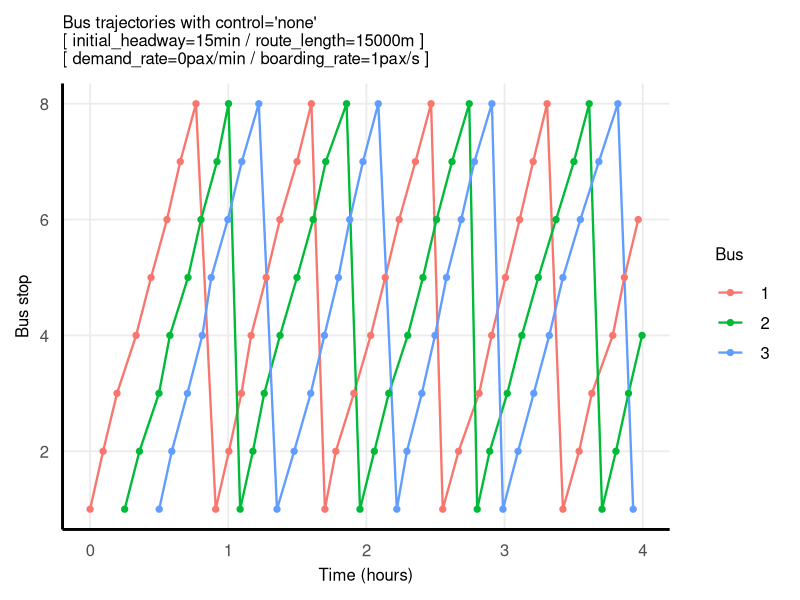
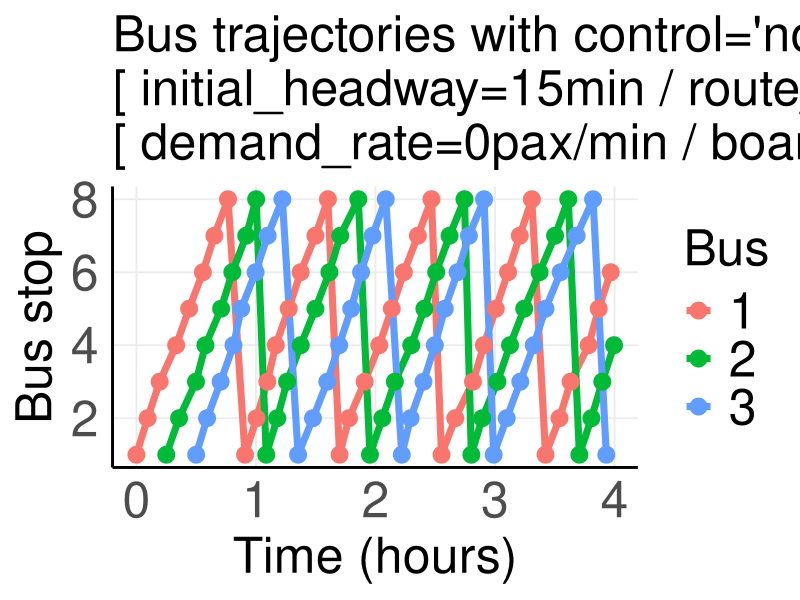
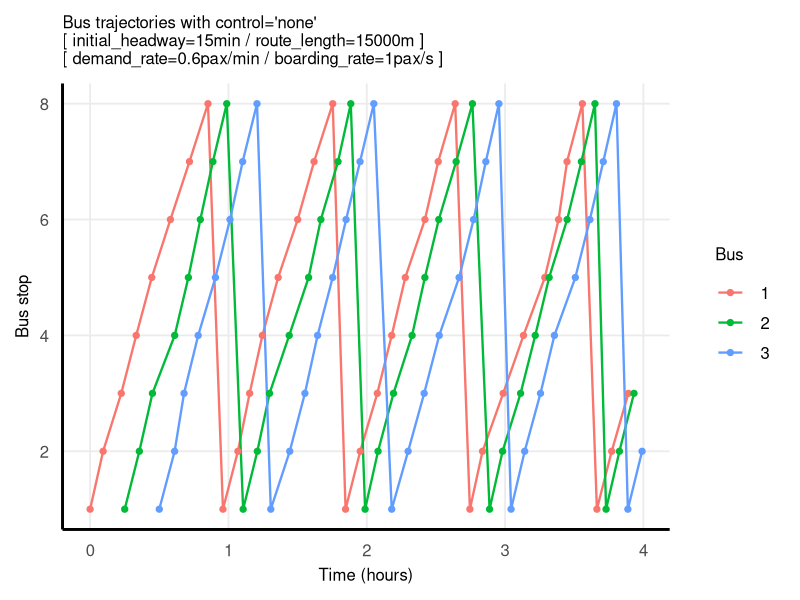
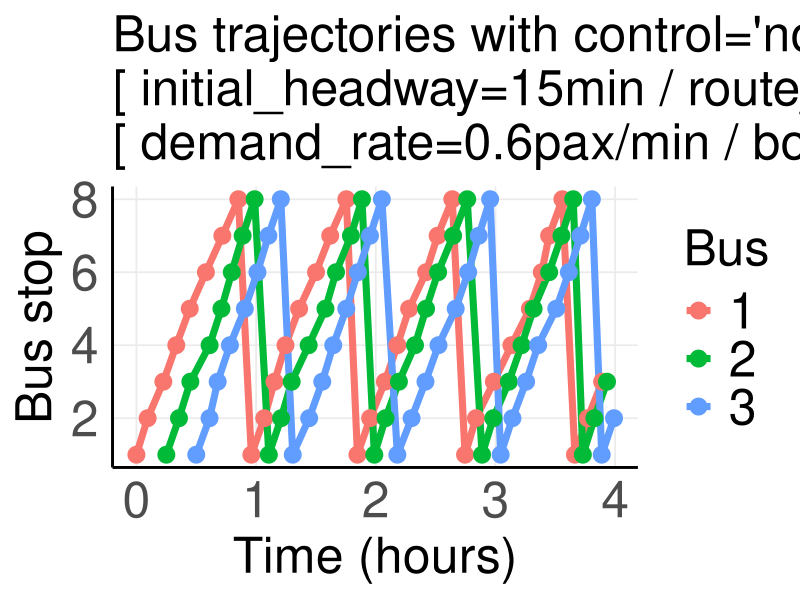
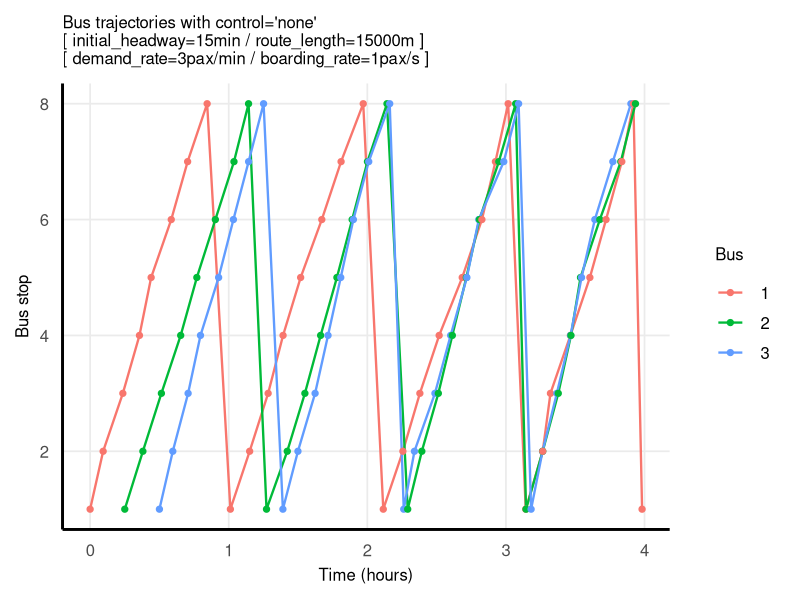
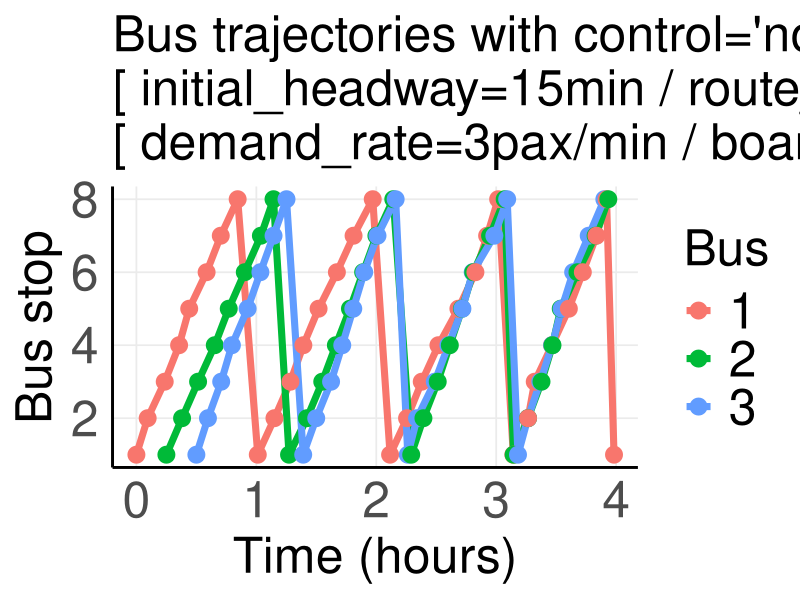
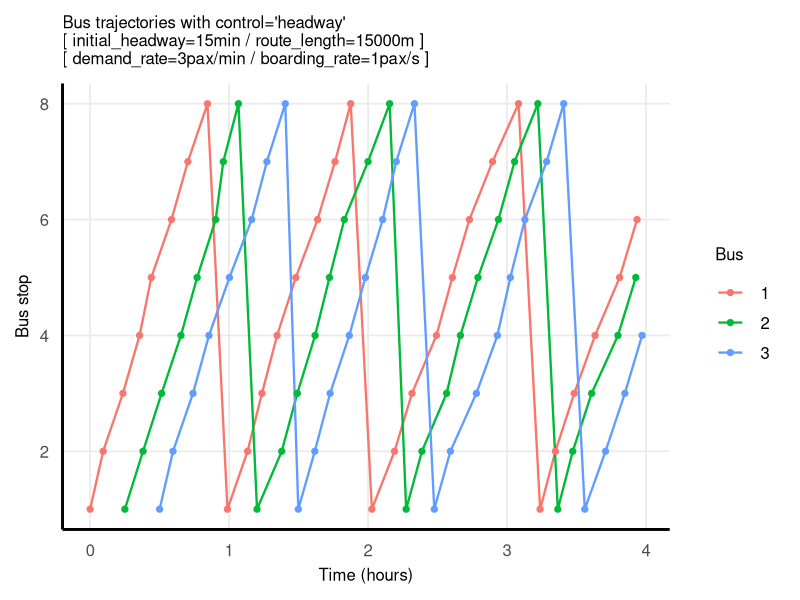
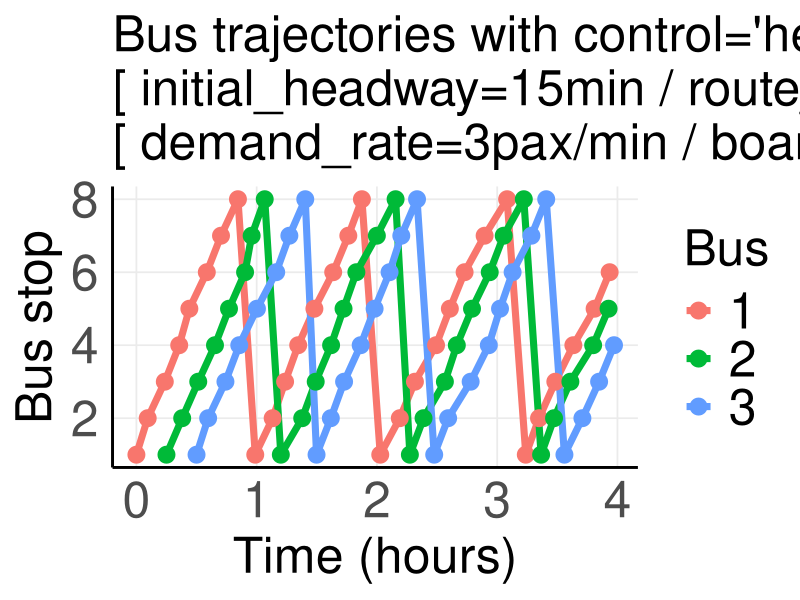

Source code (R) for these figures, in order:
# Basic bus bunching discrete event simulation
# www.overfitting.net
# https://www.overfitting.net/2025/12/simulador-de-bus-bunching-con-r.html

library(ggplot2)
library(Cairo)


# Discrete Event Simulation (DES) for Bus bunching
# Modeling approach in which the system state changes only at a discrete set of time points called events
# DES models are: order sensitive, causality driven, state based
bus_bunching <- function(

    # Route definition:
    route_type = c("circular", "linear"),  # type of route
    route_length = 10000,     # total route length in m
    n_stops = 20,             # number of stops on the route
    n_buses = 6,              # number of buses in the simulation
    fixed_dwell = 5,          # fixed dwell time at each stop in s
    initial_headway = NULL,   # initial time delay between bus departures in s
    # headway: elapsed time between two consecutive bus arrivals at the same stop,
    # regardless of which bus arrives
    base_speed = 12,          # mean speed between stops in m/s
    travel_sd_fraction = 0.2, # sd of travel time between stops as a fraction of baseline_travel_time
    
    # Demand definition:
    # NOTE: at first passenger queues at stops are small or empty -> first bus rides fast
    demand_rate = 0.05,       # passenger arrival rate per stop in passengers/second
    boarding_rate = 1.0,      # boarding rate in passengers/second
    
    # Holding control:
    control = c("none", "schedule", "headway"),
    # Policies applied at stops to mitigate bus bunching. Both "headway" and "schedule"
    # operate by adding extra dwell time when a bus arrives "too early"
    # but differ in what timing reference they try to regulate
    # "none": fully unstable system, bunching emerges naturally
    # "headway": stabilizes service spacing locally, minimizes bunching but can cause drifting
    # "schedule": enforces nominal spacing, but because it still references observed headways it
    #             behaves like headway control with fixed target rather than true timetable adherence
    schedule_headway = NULL,  # target headway for schedule holding in s
    hold_limit = 60,          # maximum holding time when control is applied in s
    
    # Simulation parameters:
    warmup = 0,               # warmup time to discard initial transient (0=none) in s
    sim_time = 3*3600,        # total simulation time in s
    seed = 123                # random seed for reproducibility
    
) {
    # Optional parameters: match.arg() automatically picks the first element of the vector as default
    route_type <- match.arg(route_type)  # 'circular' by default
    control <- match.arg(control)  # 'none' by default
    if (control == "schedule" && is.null(schedule_headway)) {
        message("ERROR: schedule_headway must be provided when control = 'schedule'")
        return(NULL)
    }
    if (!is.null(seed)) set.seed(seed)
    
    # Uniform spacing assumption: only place where spatial structure enters the simulation
    seg_count <- n_stops  # number of travel segments
    seg_length <- route_length / seg_count  # distance between consecutive stops
    baseline_travel_time <- seg_length / base_speed  # mean travel time between stops
    min_travel_time <- 0.01 * baseline_travel_time  # min travel_time to preserve event ordering (1% of baseline)
    travel_time_sd <- travel_sd_fraction * baseline_travel_time  # convert fractional SD to s
    
    # Set default initial headway if not provided
    if (is.null(initial_headway)) {
        loop_time_mean <- (baseline_travel_time + fixed_dwell) * seg_count
        initial_headway <- loop_time_mean / n_buses
        # This would be the exact initial_headway with no passengers (demand_rate=0) to
        # make the last bus depart when the first bus is about to finish the route
        # In a real application with passengers the ideal initial_headway should be set higher
    }
    
    # Initialize buses
    buses <- data.frame(
        bus = seq_len(n_buses),
        next_stop = rep(1, n_buses),
        next_arrival = seq(0, by = initial_headway, length.out = n_buses),
        stringsAsFactors = FALSE
    )
    
    last_visit_time <- rep(0, seg_count)
    waiting_passengers <- rep(0L, seg_count)
    events <- vector("list", 0)
    
    record_event <- function(bus_id, stop_id, t_arrival, waiting, boarded, dwell, travel_time) {
        events[[length(events) + 1L]] <<- list(
            # Unlike <- (regular assignment, which assigns in the current environment)
            # <<- assigns to a variable in the parent environment or higher
            bus = bus_id,
            stop = stop_id,
            arrival = t_arrival,
            waiting = waiting,
            boarded = boarded,
            dwell = dwell,
            travel_time = travel_time
        )
    }
    
    while (TRUE) {
        next_idx <- which.min(buses$next_arrival)
        t_now <- buses$next_arrival[next_idx]
        if (t_now > sim_time) break
        
        bus_id <- buses$bus[next_idx]
        stop_id <- buses$next_stop[next_idx]
        
        delta_t <- t_now - last_visit_time[stop_id]
        if (delta_t < 0) delta_t <- 0
        new_arrivals <- rpois(1, demand_rate * delta_t)  # Poisson arrivals
        waiting_passengers[stop_id] <- waiting_passengers[stop_id] + new_arrivals
        last_visit_time[stop_id] <- t_now
        
        boarded <- waiting_passengers[stop_id]
        waiting_passengers[stop_id] <- 0L
        dwell_time <- fixed_dwell + boarded / boarding_rate
        
        # Holding control
        if (control %in% c("schedule", "headway")) {
            prev_idx <- which(sapply(events, function(x) x$stop) == stop_id)
            if (length(prev_idx) > 0) {
                last_arrival_time <- events[[tail(prev_idx, 1)]]$arrival
                headway_obs <- t_now - last_arrival_time  # headway observed from last departed bus
                
                desired_headway = if (control == "schedule") schedule_headway else initial_headway
                hold_needed <- desired_headway - headway_obs
                if (hold_needed > 0) dwell_time <- dwell_time + min(hold_needed, hold_limit)
            }
        }
        
        # Travel implementation
        travel_time <- max(min_travel_time, rnorm(1, baseline_travel_time, travel_time_sd))
        record_event(bus_id, stop_id, t_now, new_arrivals, boarded, dwell_time, travel_time)
        next_stop <- stop_id + 1
        
        if (route_type == "circular") {
            if (next_stop > seg_count) next_stop <- 1
            buses$next_stop[next_idx] <- next_stop
            buses$next_arrival[next_idx] <- t_now + dwell_time + travel_time
        } else {  # linear
            if (next_stop > seg_count) {
                buses$next_arrival[next_idx] <- Inf
            } else {
                buses$next_stop[next_idx] <- next_stop
                buses$next_arrival[next_idx] <- t_now + dwell_time + travel_time
            }
        }
    }
    
    if (length(events) == 0) {
        events_df <- data.frame()
    } else {
        events_df <- do.call(rbind, lapply(events, function(e) {
            data.frame(
                bus = e$bus,
                stop = e$stop,
                arrival = e$arrival,
                waiting = e$waiting,
                boarded = e$boarded,
                dwell = e$dwell,
                travel_time = e$travel_time,
                stringsAsFactors = FALSE
            )
        }))
    }
    
    # Compute headways after warmup period
    if (nrow(events_df) > 0 && warmup > 0) {
        events_df <- subset(events_df, arrival > warmup)
    }
    
    
    # Headways dataframe calculation
    headways_list <- lapply(split(events_df, events_df$stop), function(dfstop) {
        if (nrow(dfstop) <= 1) return(NULL)
        times <- sort(dfstop$arrival)
        data.frame(
            stop = dfstop$stop[1],
            arrival = times[-1],
            headway = diff(times)
        )
    })
    headways_df <- if (length(headways_list) == 0) data.frame() else do.call(rbind, headways_list)
    
    
    # Metrics calculation
    if (nrow(headways_df) == 0) {
        metrics <- list(mean_headway = NA, cv_headway = NA, mean_waiting_est = NA, percent_bunched = NA)
    } else {
        hw <- subset(headways_df, arrival > warmup)
        
        mean_headway <- mean(hw$headway)  # average time between consecutive bus arrivals at a stop
        cv_headway <- sd(hw$headway) / mean_headway  # relative dispersion of headways around their mean
        # In the context of bunching this is the primary stability metric:
        #   0.0–0.2: very regular service, 0.2–0.4: mild irregularity
        #   0.4–0.6: noticeable bunching, >0.6: severe bunching
        
        mean_waiting_est <- mean(hw$headway) / 2  # estimated mean passenger waiting time at stops
        
        med_h <- median(hw$headway)  # median of headways
        # Fraction of headways abnormally long relative to typical service
        percent_bunched <- sum(hw$headway > 2 * med_h) / nrow(hw)
        #   <0.05: very stable, 0.05–0.15: mild bunching
        #   0.15–0.30: frequent bunching, >0.30: systemically unstable
        
        # cv_headway: measures dispersion globally
        # percent_bunched: measures operational failure frequency
        # Together they are the most informative pair
        
        metrics <- list(
            # For stable statistics it is desirable that n_events >> n_stops × n_buses
            n_events = nrow(events_df),  # total number of bus arrivals recorded after warm up filtering
            mean_headway = mean_headway,
            mean_waiting_est = mean_waiting_est,  # half of mean_headway
            cv_headway = cv_headway,
            percent_bunched = percent_bunched
        )
    }
    
    
    # Record input parameters actually used by the simulation
    params <- list(
        route_type = route_type,
        route_length = route_length,
        n_stops = n_stops,
        n_buses = n_buses,
        fixed_dwell = fixed_dwell,
        initial_headway = initial_headway,
        base_speed = base_speed,
        travel_sd_fraction = travel_sd_fraction,  # fractional SD input
        travel_time_sd = travel_time_sd,  # actual SD used in s
        demand_rate = demand_rate,
        boarding_rate = boarding_rate,
        control = control,
        schedule_headway = schedule_headway,
        hold_limit = hold_limit,
        warmup = warmup,
        sim_time = sim_time,
        seed = seed
    )
    
    
    # Output data
    list(
        events = events_df,  # dataframe
        headways = headways_df,  # datafame
        metrics = metrics,  # simulation performance parameters
        params = params  # input parameters actually used
    )
}


################################################

# 1. BASIC EXAMPLE: 3 BUSES LINE WITH DIFFERENT DEMAND AND CONTROL

demand_rate <- c(0.00, 0.01, 0.05, 0.05)
control <- c("none", "none", "none", "headway")
hold_limit <- c(NA, NA, NA, 60*2)

for (i in 1:4) {
    res <- bus_bunching(
        n_buses = 3, n_stops = 8,
        route_length = 15000,
        demand_rate = demand_rate[i],
        initial_headway = 60 * 15,
        base_speed = 5,
        sim_time = 4 * 3600,
        control = control[i],
        hold_limit = hold_limit[i]
    )
    
    res$metrics
    res$params
    ev <- res$events
    params <- res$params
    
    # PNG output with antialiasing
    # Plot bus trajectories (arrival time vs stop index)
    for (f in c(1,3)) {
        CairoPNG(paste0(paste0("busbunching", f, "_sim", i, ".png")), width = 512*f, height = 220*f)
        p=ggplot(ev, aes(x = arrival/3600, y = stop, group = bus, color = factor(bus))) +
            geom_line(linewidth = 0.8*f) +
            geom_point(size = 1.8*f) +
            labs(
                x = "Time (hours)",
                y = "Bus stop",
                color = "Bus",
                title = paste0("Bus trajectories with control='", params$control, "' ",
                   ifelse(params$control == 'schedule', paste0("[ schedule_headway=",
                   round(params$schedule_headway/60,1), "min ] "), ""),
                   "\n[ initial_headway=", round(params$initial_headway/60,1),"min / route_length=",
                   params$route_length, "m ]\n[ demand_rate=", params$demand_rate*60, "pax/min / boarding_rate=",
                   params$boarding_rate, "pax/s ]")
            ) +
            theme_minimal(base_size = 22) +
            theme(
                legend.title = element_text(size = 12*f),
                legend.text  = element_text(size = 12*f),
                axis.title   = element_text(size = 12*f),
                axis.text    = element_text(size = 12*f),
                panel.grid.minor = element_blank(),
                panel.grid.major = element_line(linewidth = 0.6),
                axis.line = element_line(linewidth = 1),
                legend.key.size = unit(1.5, "lines"),
                plot.title = element_text(size = 12*f)  # reduce title size here
            )
        
        print(p)
        dev.off()
    }
}


################################################

# 2. DENSE EXAMPLE WITH DIFFERENT METRICS PLOTTING (HEADWAYS, HISTOGRAM, TRAJECTORIES)

# Plotting headways over time
hw <- res$headways
png("busbunchingnone_headways.png", width=960, height=400)
ggplot(hw, aes(x = arrival/3600, y = headway/60)) +  # global aesthetics
    geom_point(alpha = 0.6) +
    geom_smooth(se = FALSE) +  # linear regresion (~headway average)
    labs(x = "Time (hours)", y = "Headway (minutes)",
         title = "Headways at stops over time") +
    # scale_y_continuous(limits = c(0, 30)) +  # set y-axis maximum to 30
    theme_minimal()
dev.off()

# Headway distribution
png("busbunchingnone_hist.png", width=960, height=280)
hist(hw$headway/60, breaks=150, xlab='Headway (minutes)', xlim=c(0,30), main='Headway distribution')
abline(v=c(mean(hw$headway/60), median(hw$headway/60)), lty='dotted', col='red')
dev.off()

# Plot bus trajectories (arrival time vs stop index)
png("busbunchingpepe.png", width=1920, height=1080)
ev <- res$events
ggplot(ev, aes(x = arrival/3600, y = stop, group = bus, color = factor(bus))) +
    geom_line() + geom_point(size = 0.6) +
    labs(x = "Time (hours)", y = "Stop index", color = "Bus") +
    theme_minimal()
dev.off()


################################################

# 3. MISC

# Minimal run (no control):
route_length=12000
demand_rate=0.02
boarding_rate=0.5  # 1.0
initial_headway = 60*8
schedule_headway = initial_headway*2
warmup=0

control="none"
control="headway"

for (control in c("none", "headway", "schedule")) {
    res <- bus_bunching(
        n_buses = 4, n_stops = 20,
        route_length = route_length,
        sim_time = 4 * 3600,
        demand_rate = demand_rate,
        boarding_rate = boarding_rate,  # NOTE: at first passenger queues at stops are small or empty
        base_speed = 10,
        travel_sd = 3,
        control = control,
        schedule_headway = schedule_headway, hold_limit = 60,
        route_type = "circular",
        initial_headway = initial_headway,
        warmup = warmup,
        seed = 1000
    )
    
    
    res=bus_bunching(n_buses = 10, initial_headway = 60, demand_rate = 0.02)
    res=bus_bunching(n_buses = 10, initial_headway = 60*1.5, demand_rate = 0.02, control='headway')
    res$metrics
    res$params
    head(res$events)
    
    
    # PNG output with antialiasing
    # Plot bus trajectories (arrival time vs stop index)
    CairoPNG(paste0("busbunchingORG_", params$control, ".png"), width = 1920, height = 1080/2)
    ev <- res$events
    params <- res$params
    p=ggplot(ev, aes(x = arrival/3600, y = stop, group = bus, color = factor(bus))) +
        geom_line(linewidth = 0.8) +
        geom_point(size = 1.2) +
        labs(
            x = "Time (hours)",
            y = "Bus stop",
            color = "Bus",
            title = paste0("Bus trajectories with control='", params$control, "' ",
                           ifelse(params$control == 'schedule', paste0("[schedule_headway=",
                                                                       round(params$schedule_headway/60,1), "min] "), ""),
                           "(initial_headway=", round(params$initial_headway/60,1),"min, route_length=",
                           params$route_length, "m, demand_rate=", params$demand_rate, "pax/s, boarding_rate=",
                           params$boarding_rate, "pax/s)")
        ) +
        theme_minimal(base_size = 22) +
        theme(
            legend.title = element_text(size = 20),
            legend.text  = element_text(size = 20),
            axis.title   = element_text(size = 20),
            axis.text    = element_text(size = 20),
            panel.grid.minor = element_blank(),
            panel.grid.major = element_line(linewidth = 0.6),
            axis.line = element_line(linewidth = 1),
            legend.key.size = unit(1.5, "lines"),
            plot.title = element_text(size = 14)  # reduce title size here
        )
    
    print(p)
    dev.off()
}
